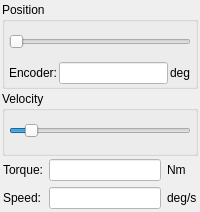
        <widget class="QWidget" name="pageMixed">
         <layout class="QVBoxLayout" name="verticalLayout_11">
          <property name="spacing">
           <number>2</number>
          </property>
          <property name="leftMargin">
           <number>2</number>
          </property>
          <property name="topMargin">
           <number>2</number>
          </property>
          <property name="rightMargin">
           <number>2</number>
          </property>
          <property name="bottomMargin">
           <number>2</number>
          </property>
          <item>
           <widget class="QGroupBox" name="groupBox_7">
            <property name="minimumSize">
             <size>
              <width>0</width>
              <height>0</height>
             </size>
            </property>
            <property name="title">
             <string>Position</string>
            </property>
            <layout class="QVBoxLayout" name="verticalLayout_10">
             <property name="spacing">
              <number>0</number>
             </property>
             <property name="leftMargin">
              <number>4</number>
             </property>
             <property name="topMargin">
              <number>0</number>
             </property>
             <property name="rightMargin">
              <number>4</number>
             </property>
             <property name="bottomMargin">
              <number>2</number>
             </property>
             <item>
              <widget class="SliderWithTarget" name="sliderMixedPosition">
               <property name="minimumSize">
                <size>
                 <width>0</width>
                 <height>40</height>
                </size>
               </property>
               <property name="baseSize">
                <size>
                 <width>0</width>
                 <height>0</height>
                </size>
               </property>
               <property name="mouseTracking">
                <bool>false</bool>
               </property>
               <property name="styleSheet">
                <string notr="true">margin-top:10px;

</string>
               </property>
               <property name="orientation">
                <enum>Qt::Horizontal</enum>
               </property>
              </widget>
             </item>
             <item>
              <widget class="QWidget" name="widget_11" native="true">
               <layout class="QHBoxLayout" name="horizontalLayout_2">
                <property name="spacing">
                 <number>2</number>
                </property>
                <property name="leftMargin">
                 <number>0</number>
                </property>
                <property name="topMargin">
                 <number>0</number>
                </property>
                <property name="rightMargin">
                 <number>0</number>
                </property>
                <property name="bottomMargin">
                 <number>0</number>
                </property>
                <item>
                 <widget class="QLabel" name="label_13">
                  <property name="text">
                   <string>Encoder:</string>
                  </property>
                 </widget>
                </item>
                <item>
                 <widget class="QLineEdit" name="editMixedCurrentPos">
                  <property name="styleSheet">
                   <string notr="true">background-color: rgb(255, 255, 255);
</string>
                  </property>
                  <property name="readOnly">
                   <bool>true</bool>
                  </property>
                 </widget>
                </item>
                <item>
                 <widget class="QLabel" name="label_14">
                  <property name="text">
                   <string>deg</string>
                  </property>
                 </widget>
                </item>
               </layout>
              </widget>
             </item>
            </layout>
           </widget>
          </item>
          <item>
           <widget class="QGroupBox" name="groupBox_6">
            <property name="title">
             <string>Velocity</string>
            </property>
            <layout class="QVBoxLayout" name="verticalLayout_8">
             <property name="spacing">
              <number>2</number>
             </property>
             <property name="leftMargin">
              <number>4</number>
             </property>
             <property name="topMargin">
              <number>0</number>
             </property>
             <property name="rightMargin">
              <number>4</number>
             </property>
             <property name="bottomMargin">
              <number>2</number>
             </property>
             <item>
              <widget class="SliderWithTarget" name="sliderMixedVelocity">
               <property name="minimumSize">
                <size>
                 <width>0</width>
                 <height>40</height>
                </size>
               </property>
               <property name="mouseTracking">
                <bool>false</bool>
               </property>
               <property name="styleSheet">
                <string notr="true">margin-top:10px;

</string>
               </property>
               <property name="minimum">
                <number>1</number>
               </property>
               <property name="maximum">
                <number>100</number>
               </property>
               <property name="value">
                <number>10</number>
               </property>
               <property name="orientation">
                <enum>Qt::Horizontal</enum>
               </property>
              </widget>
             </item>
            </layout>
           </widget>
          </item>
          <item>
           <widget class="QWidget" name="widget_13" native="true">
            <layout class="QGridLayout" name="gridLayout_2">
             <property name="leftMargin">
              <number>1</number>
             </property>
             <property name="topMargin">
              <number>1</number>
             </property>
             <property name="rightMargin">
              <number>1</number>
             </property>
             <property name="bottomMargin">
              <number>1</number>
             </property>
             <property name="horizontalSpacing">
              <number>6</number>
             </property>
             <item row="0" column="0">
              <widget class="QLabel" name="label_15">
               <property name="text">
                <string>Torque:</string>
               </property>
              </widget>
             </item>
             <item row="0" column="1">
              <widget class="QLineEdit" name="editMixedTorque">
               <property name="maximumSize">
                <size>
                 <width>16777215</width>
                 <height>16777215</height>
                </size>
               </property>
               <property name="styleSheet">
                <string notr="true">background-color: rgb(255, 255, 255);</string>
               </property>
               <property name="readOnly">
                <bool>true</bool>
               </property>
              </widget>
             </item>
             <item row="0" column="2">
              <widget class="QLabel" name="label_16">
               <property name="text">
                <string>Nm</string>
               </property>
              </widget>
             </item>
             <item row="1" column="0">
              <widget class="QLabel" name="labelSpeed6">
               <property name="text">
                <string>Speed:</string>
               </property>
              </widget>
             </item>
             <item row="1" column="1">
              <widget class="QLineEdit" name="editMixedSpeed">
               <property name="maximumSize">
                <size>
                 <width>16777215</width>
                 <height>16777215</height>
                </size>
               </property>
               <property name="styleSheet">
                <string notr="true">background-color: rgb(255, 255, 255);</string>
               </property>
               <property name="readOnly">
                <bool>true</bool>
               </property>
              </widget>
             </item>
             <item row="1" column="2">
              <widget class="QLabel" name="labelSpeed7">
               <property name="text">
                <string>deg/s</string>
               </property>
              </widget>
             </item>
            </layout>
           </widget>
          </item>
         </layout>
        </widget>
